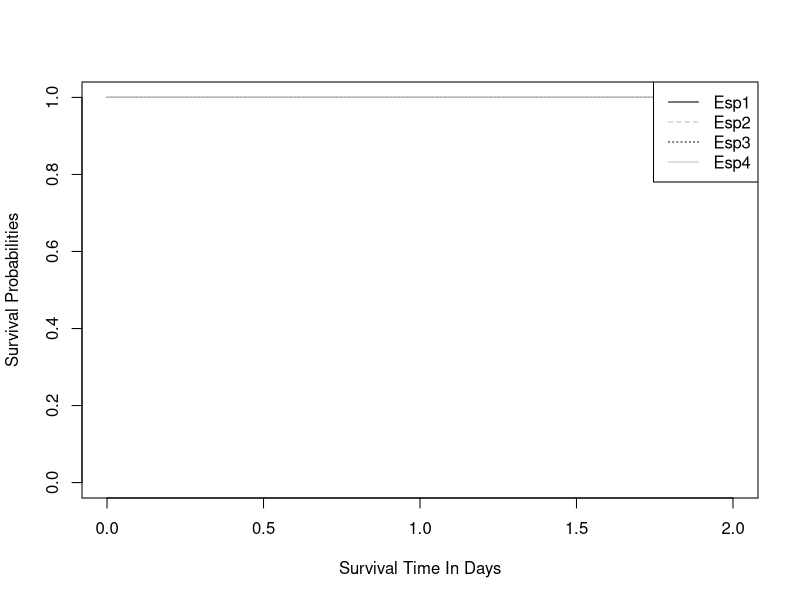
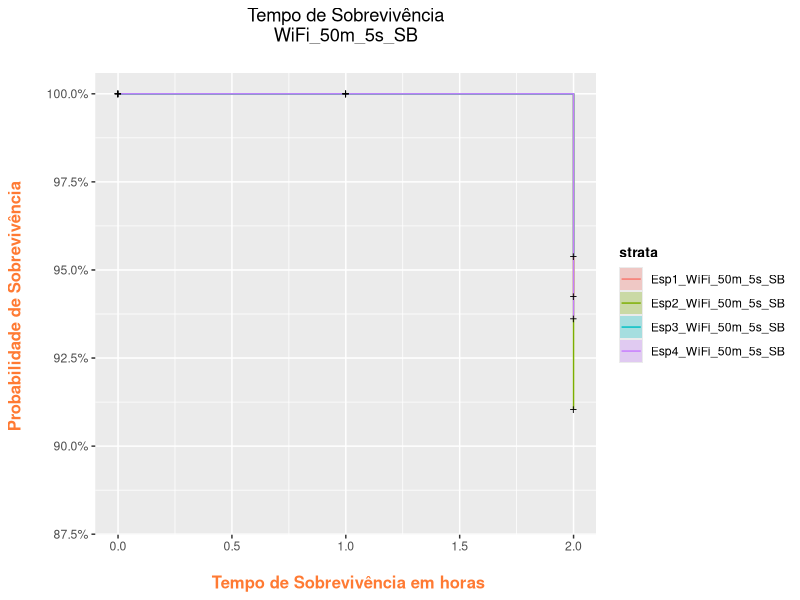
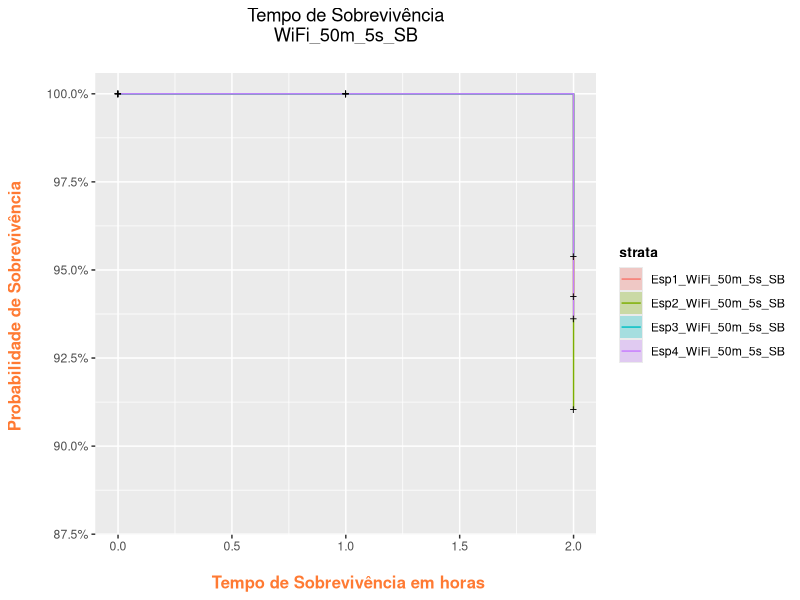

These figures' R source, in order:
library(readxl)
Esp1_WiFi_50m_5s_SB <- read_excel("ESP1 WiFi 50m 5s SB.xlsx")
Esp2_WiFi_50m_5s_SB <- read_excel("ESP2 WiFi 50m 5s SB.xlsx")
Esp3_WiFi_50m_5s_SB <- read_excel("ESP3 WiFi 50m 5s SB.xlsx")
Esp4_WiFi_50m_5s_SB <- read_excel("ESP4 WiFi 50m 5s SB.xlsx")

View(Esp1_WiFi_50m_5s_SB)
View(Esp2_WiFi_50m_5s_SB)
View(Esp3_WiFi_50m_5s_SB)
View(Esp4_WiFi_50m_5s_SB)


require(lubridate)
Esp1_WiFi_50m_5s_SB$t<-hour(Esp1_WiFi_50m_5s_SB$Column1)
Esp1_WiFi_50m_5s_SB$status<-ifelse(Esp1_WiFi_50m_5s_SB$Column9<=2.8,1,0)

Esp2_WiFi_50m_5s_SB$t<-hour(Esp2_WiFi_50m_5s_SB$Column1)
Esp2_WiFi_50m_5s_SB$status<-ifelse(Esp2_WiFi_50m_5s_SB$Column9<=2.8,1,0)

Esp3_WiFi_50m_5s_SB$t<-hour(Esp3_WiFi_50m_5s_SB$Column1)
Esp3_WiFi_50m_5s_SB$status<-ifelse(Esp3_WiFi_50m_5s_SB$Column9<=2.8,1,0)

Esp4_WiFi_50m_5s_SB$t<-hour(Esp4_WiFi_50m_5s_SB$Column1)
Esp4_WiFi_50m_5s_SB$status<-ifelse(Esp4_WiFi_50m_5s_SB$Column9<=2.8,1,0)

dados1_50m_5s_SB<-Esp1_WiFi_50m_5s_SB[,9:10]
dados1_50m_5s_SB$Barreira="Esp1_WiFi_50m_5s_SB"
dados1_50m_5s_SB$t0=min(dados1_50m_5s_SB$t)
dados1_50m_5s_SB$survt<-dados1_50m_5s_SB$t-dados1_50m_5s_SB$t0

dados2_50m_5s_SB<-Esp2_WiFi_50m_5s_SB[,9:10]
dados2_50m_5s_SB$Barreira="Esp2_WiFi_50m_5s_SB"
dados2_50m_5s_SB$t0=min(dados2_50m_5s_SB$t)
dados2_50m_5s_SB$survt<-dados2_50m_5s_SB$t-dados2_50m_5s_SB$t0

dados3_50m_5s_SB<-Esp3_WiFi_50m_5s_SB[,9:10]
dados3_50m_5s_SB$Barreira="Esp3_WiFi_50m_5s_SB"
dados3_50m_5s_SB$t0=min(dados3_50m_5s_SB$t)
dados3_50m_5s_SB$survt<-dados3_50m_5s_SB$t-dados3_50m_5s_SB$t0

dados4_50m_5s_SB<-Esp4_WiFi_50m_5s_SB[,9:10]
dados4_50m_5s_SB$Barreira="Esp4_WiFi_50m_5s_SB"
dados4_50m_5s_SB$t0=min(dados4_50m_5s_SB$t)
dados4_50m_5s_SB$survt<-dados4_50m_5s_SB$t-dados4_50m_5s_SB$t0

dados_50m_5s<-rbind.data.frame(dados1_50m_5s_SB,dados2_50m_5s_SB,dados3_50m_5s_SB,dados4_50m_5s_SB)
dados_50m_5s$Barreira <- as.factor(dados_50m_5s$Barreira)
dados_50m_5s$status <- as.numeric(dados_50m_5s$status)
dados_50m_5s$t <- as.numeric(dados_50m_5s$t)
dados_50m_5s$survt <- as.numeric(dados_50m_5s$survt)

library("survival")
# Survival times until event
Surv(time = dados_50m_5s$survt, event = dados_50m_5s$status == 1)
summary(Surv(time = dados_50m_5s$survt, event = dados_50m_5s$status == 1))

# Surv creates survival object which is the response variable
Y = Surv(dados_50m_5s$survt, dados_50m_5s$status)
# Stratify by barreira variable:
kmfit = survfit(Y ~ dados_50m_5s$Barreira)

summary(kmfit, times = c(seq(0, 20, by = 1)))
saida<-summary(kmfit, times = c(seq(0, 20, by = 1)))
saida2<-data.frame(saida$time,saida$n.risk,saida$n.event,saida$surv,saida$std.err,
                   saida$lower,saida$upper)

# exportando saida para csv
write.csv(saida2,file="saida.csv")


plot(kmfit, lty = c("solid", "dashed", "dotted", "solid"), col = c("black", "grey", "black", "grey"), xlab = "Survival Time In Days", ylab = "Survival Probabilities")
legend("topright", c("Esp1", "Esp2", "Esp3", "Esp4"), lty = c("solid", "dashed", "dotted", "solid"), col = c("black", "grey", "black", "grey"))





library(ggplot2)
library(ggfortify)

model_fit <- survfit(Surv(survt, status) ~ Barreira, data = dados_50m_5s)

autoplot(model_fit) + 
  labs(x = "\n Tempo de Sobrevivência em horas", y = "Probabilidade de Sobrevivência \n", 
       title = "Tempo de Sobrevivência\n WiFi_50m_5s_SB \n") + 
  theme(plot.title = element_text(hjust = 0.5), 
        axis.title.x = element_text(face="bold", colour="#FF7A33", size = 12),
        axis.title.y = element_text(face="bold", colour="#FF7A33", size = 12),
        
        legend.title = element_text(face="bold", size = 10))



ggsave("Grafico_KM_ESP1_WiFi_50m_5s_SB.png")
